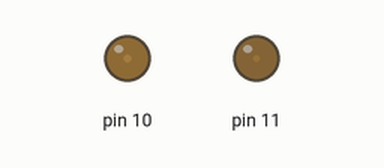
Recording of a sketch running on a simulated Arduino Uno, built with avr-gcc and run on an emulated ATmega328P. On the bench: output pins drawn as LEDs (lit = HIGH). What the sketch prints to the serial monitor is not drawn.

Above: at 0.05 s.
At 2.15 s:
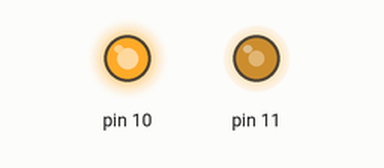
At 4.3 s:
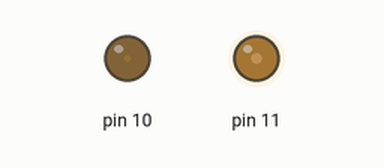
At 7.85 s:
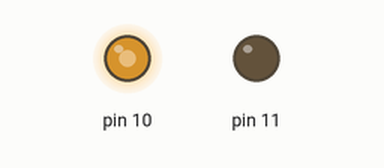
Timing chart, 0 to 10.4 s (numbered marks = the images above):
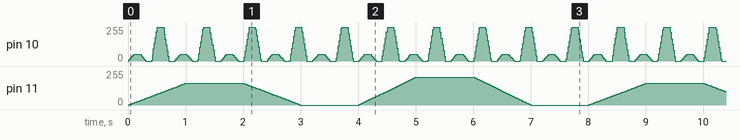

The sketch:

LED.ino
```cpp
#include <ShiftLed.h>

#define count(a) (sizeof(a)/sizeof((a)[0]))
#define d2ms(b) (b * 24 * 3600 * 1000)

int point0[] = {0, 1000, 2000, 3000, 4000, 5000, 6000, 7000, 8000};
double level0[] = {3.2, 4.1};

int point1[] = {0, 100, 200, 300, 400, 500, 600, 700, 800};
double level1[] = {1.0, 5.0};

ShiftLed* ch0 = new ShiftLed(11, point0, level0, count(level0));
ShiftLed* ch1 = new ShiftLed(10, point1, level1, count(level1));

unsigned long time;
unsigned long reset;

void setup()  {
  Serial.begin(9600);
  time = millis();
  reset = d2ms(2); //unsigned longは約50日でオーバーフローする。
}

void loop()  {
  time = millis() % (reset + 1);

  ch0->light(time);
  ch1->light(time);

  delay(10);
}
```
